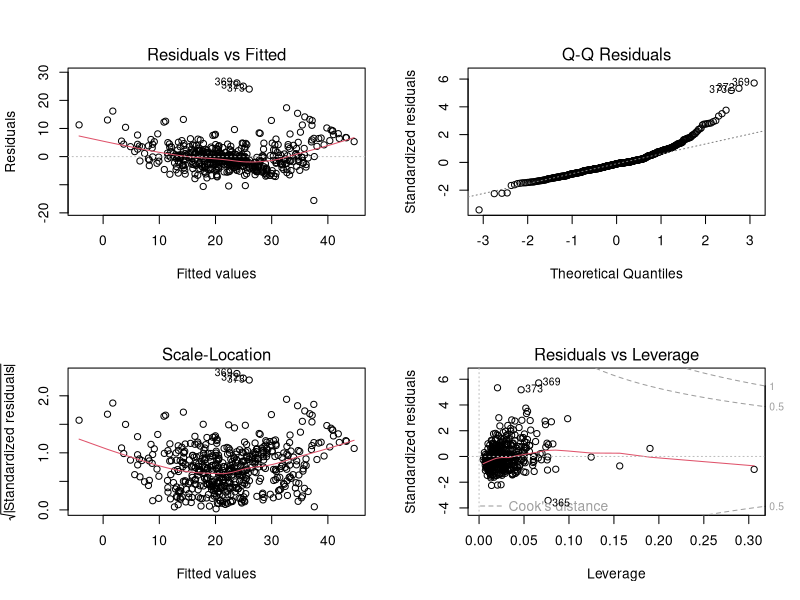

The R script that drew this image:
# Loading the dataset
library(MASS)
data("Boston")
head(Boston)

# Simple linear regression model with lstat
fit1 = lm(medv~lstat, data = Boston)
summary(fit1)

# Simple linear regression model with lstat and black
fit2 = lm(medv~lstat+black, data = Boston)
summary(fit2)

# multiple linear regression model with all variables
fit3 = lm(medv~., data = Boston)
summary(fit3)

# multiple linear regression model with all variables except indus
fit4 = lm(medv~.-indus, data = Boston)
summary(fit4)

# plots for the linear regression model with all variables
# by par function plots will displayed as a 2 x 2 matrix
par(mfrow=c(2,2))
plot(fit3)

# checking Variance Inflation Factor
install.packages("car")
library(car)
vif(fit3)

## split data into train and test
# taking 80% of rows to training set
trainID = sample(1:nrow(Boston),round(0.8*nrow(Boston)))

# training set made from above rows and all the columns
train=Boston[trainID,]
# testing set made from rest of rows and all the columns
test=Boston[-trainID,]

# fitting the training set
fit = lm(medv~.,data=train)
summary(fit)

# Predicting the test data
# y_pred has the values predicted by the model
y_pred = predict(fit,test)
# y_actual has the original values
y_actual = test$medv

# Mean Squared Error
MSE = mean((y_actual-y_pred)^2)
MSE

# Root Mean Squared Error (simply the square root of MSE)
RMSE =sqrt(MSE)
RMSE